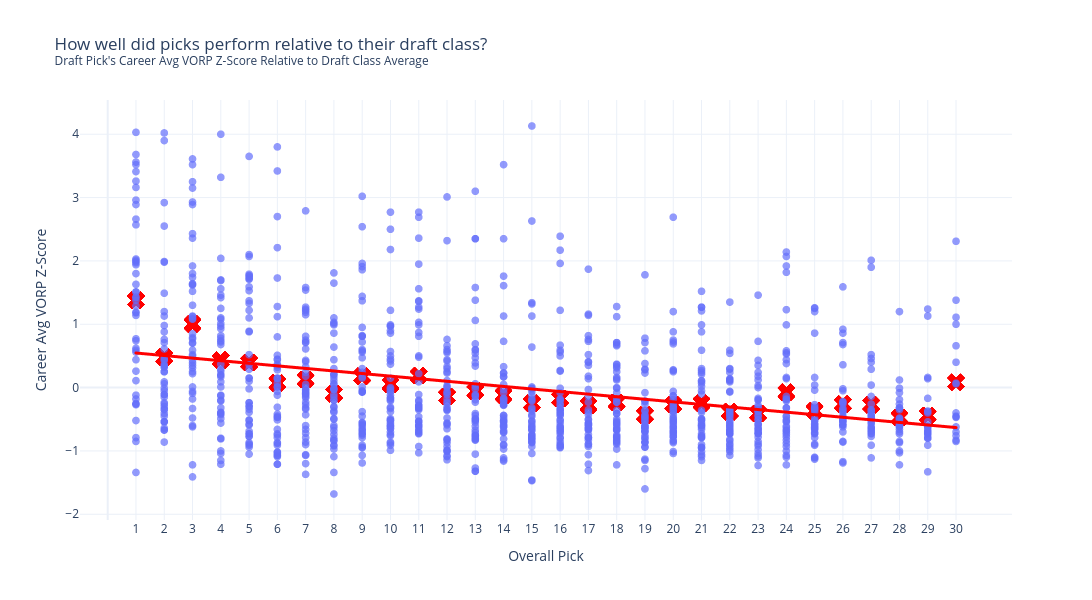

The code cell stored with this chart in its notebook:
### Code cell
fig_scatter_pick_vorp = px.scatter(
    draft_class_data,
    x="overall_pick",
    y="draft_class_career_avg_vorp_zscore",   
    custom_data=["rookie_player", "season","overall_pick", "first_five_vorp", "seasons_played","draft_class_mean_ff_vorp"],
    labels={
        "overall_pick": "Overall Pick",
        "draft_class_career_avg_vorp_zscore": "Career Avg VORP Z-Score",
        "rookie_player": "Player",
        "season": "Draft Year",
        "seasons_played": "Seasons Played",
        "career_avg_vorp": "Career Avg VORP",
        "draft_class_mean_ff_vorp": "Draft Class Avg First Five-Year VORP"
    },
    title="How well did picks perform relative to their draft class?<br><sup>Draft Pick's Career Avg VORP Z-Score Relative to Draft Class Average</sup>",
    opacity=0.7,
    trendline = "ols"
)

fig_scatter_pick_vorp.update_traces(
    marker=dict(size=8),
    hovertemplate=(
        "Player: %{customdata[0]}<br>"
        "Draft Year: %{customdata[1]}<br>"
        "Pick: %{customdata[2]}<br>"
        "Career Avg VORP Z-Score: %{y:.2f}<br>"
        "First Five-Year VORP: %{customdata[3]:.2f}<br>"
        "Seasons Played: %{customdata[4]}<br>"
        "Draft Class Avg First Five-Year VORP: %{customdata[5]:.2f}<br>"
        "<extra></extra>"
    )
)

fig_scatter_pick_vorp.update_traces(
    selector=dict(mode="lines"),
    line=dict(color="red", width=3),
    hoverinfo="skip",
    hovertemplate=None
)


fig_scatter_pick_vorp.add_trace(
    go.Scatter(
        x=draft_class_data["overall_pick"],
        y=draft_class_data["draft_pick_avg_zscore_vs_class"],
        mode="markers",
        marker=dict(size=15, color="red", symbol="x"),
        name="Average Z-Score by Pick",
        hovertemplate="Pick: %{x}<br>Average Z-Score: %{y:.2f}<br><extra></extra>",
        showlegend=False
    )
)

fig_scatter_pick_vorp.update_layout(
    template="plotly_white",
    height=600,
    width=1300,
)

fig_scatter_pick_vorp.update_xaxes(dtick=1,tickvals=list(range(1,31)))

fig_scatter_pick_vorp.show()
#fig_scatter_pick_vorp.write_html("scatter_pick_vs_career_avg_vorp_zscore.html")
#display(IFrame("scatter_pick_vs_career_avg_vorp_zscore.html",width=1300, height=600))

### Figure 1 — Plotly figure (JSON) as saved in the notebook; plotly's stock layout.template omitted (floating-point values rounded to 4 significant figures; data arrays with more than 128 entries replaced by an {"elided": "..."} marker saying what was removed)
{"data": [{"customdata": {"elided": "1216x6 mixed values"}, "hovertemplate": "Player: %{customdata[0]}<br>Draft Year: %{customdata[1]}<br>Pick: %{customdata[2]}<br>Career Avg VORP Z-Score: %{y:.2f}<br>First Five-Year VORP: %{customdata[3]:.2f}<br>Seasons Played: %{customdata[4]}<br>Draft Class Avg First Five-Year VORP: %{customdata[5]:.2f}<br><extra></extra>", "legendgroup": "", "marker": {"color": "#636efa", "opacity": 0.7, "size": 8, "symbol": "circle"}, "mode": "markers", "name": "", "showlegend": false, "type": "scattergl", "x": {"elided": "1216 float values"}, "xaxis": "x", "y": {"elided": "1216 float values"}, "yaxis": "y"}, {"hoverinfo": "skip", "legendgroup": "", "line": {"color": "red", "width": 3}, "marker": {"color": "#636efa", "size": 8, "symbol": "circle"}, "mode": "lines", "name": "", "showlegend": false, "type": "scattergl", "x": {"elided": "1216 float values"}, "xaxis": "x", "y": {"elided": "1216 float values"}, "yaxis": "y"}, {"hovertemplate": "Pick: %{x}<br>Average Z-Score: %{y:.2f}<br><extra></extra>", "marker": {"color": "red", "size": 15, "symbol": "x"}, "mode": "markers", "name": "Average Z-Score by Pick", "showlegend": false, "type": "scatter", "x": {"elided": "1216 float values"}, "y": {"elided": "1216 float values"}}], "layout": {"height": 600, "legend": {"tracegroupgap": 0}, "title": {"text": "How well did picks perform relative to their draft class?<br><sup>Draft Pick's Career Avg VORP Z-Score Relative to Draft Class Average</sup>"}, "width": 1300, "xaxis": {"anchor": "y", "domain": [0, 1], "dtick": 1, "tickvals": [1, 2, 3, 4, 5, 6, 7, 8, 9, 10, 11, 12, 13, 14, 15, 16, 17, 18, 19, 20, 21, 22, 23, 24, 25, 26, 27, 28, 29, 30], "title": {"text": "Overall Pick"}}, "yaxis": {"anchor": "x", "domain": [0, 1], "title": {"text": "Career Avg VORP Z-Score"}}}}
